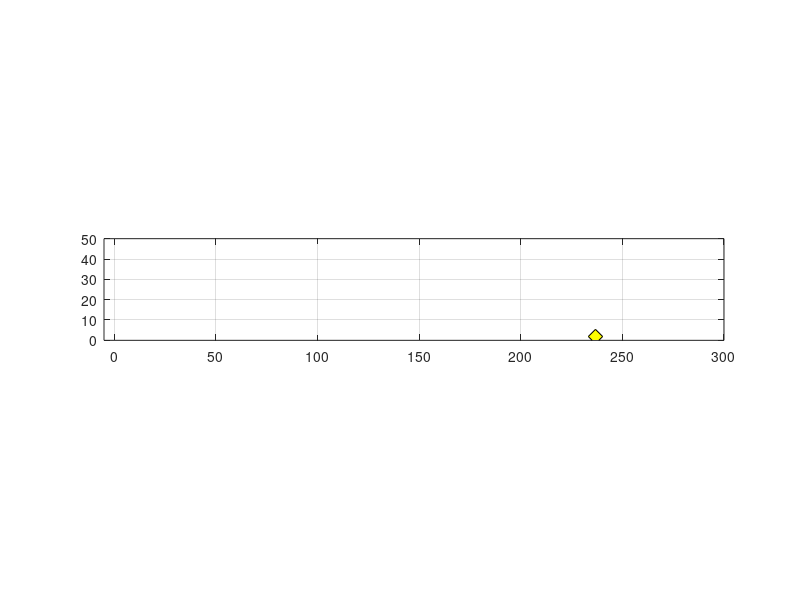

This figure's MATLAB source:
%ENGR 180-122: Biweekly Assignment 3
%Stevie Parris - 5/14/2014
%This animates a box kicked under the effects of gravity and icecream
%falling off an icecream cone, then melting under the heat of the sun.

%Initiate, reset matlab windows
figure
close all
clear all
clc
clf

%Establish variables
translationX = 0;
translationY = 0;
beta = 0;

%t is time, incremented over 100 frames
t = linspace(0, 5.84, 100);

%coordinates of a square centered at the origin with a side length of 5.
square = [2.5, 2.5, -2.5, -2.5; 2.5, -2.5, -2.5, 2.5]; 

for i = 1:length(t)

%rotation factors as used by Newtonian Dynamics
rotationFactorX = [cos(beta), -sin(beta)]; 
rotationFactorY = [sin(beta), cos(beta)];

%Rotates the matrix the angle specified (beta)
triCartRot = [rotationFactorX * square; 
              rotationFactorY * square];

%Translate square
r = fill(triCartRot(1,:) + translationX, triCartRot(2,:) + translationY, 'y');

%Acquire the x and y terms according the physics equations.
translationX = 50*t(i)*cosd(35);
translationY = 50*t(i)*sind(35) - ((9.81*t(i)^2)/2);
beta = 15*pi/180*i; %turns 15 degrees each frame

hold off
axis([-5 300 0 50])
axis equal
axis manual
grid on
pause(0.01)

end

%Initiate, reset matlab windows
figure
close all
clear all
clc
clf